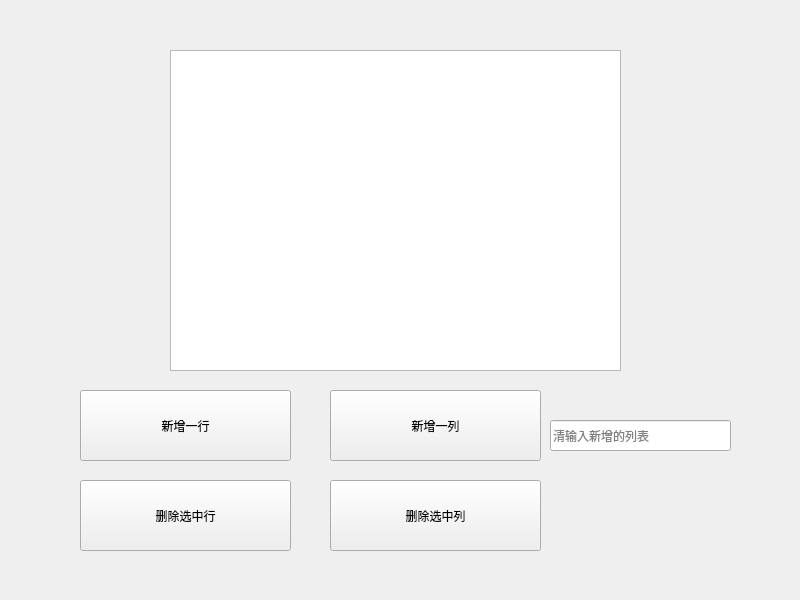
<?xml version="1.0" encoding="UTF-8"?>
<ui version="4.0">
 <class>Widget</class>
 <widget class="QWidget" name="Widget">
  <property name="geometry">
   <rect>
    <x>0</x>
    <y>0</y>
    <width>800</width>
    <height>600</height>
   </rect>
  </property>
  <property name="windowTitle">
   <string>Widget</string>
  </property>
  <widget class="QTableWidget" name="tableWidget">
   <property name="geometry">
    <rect>
     <x>170</x>
     <y>50</y>
     <width>451</width>
     <height>321</height>
    </rect>
   </property>
  </widget>
  <widget class="QPushButton" name="pushButton_insertRow">
   <property name="geometry">
    <rect>
     <x>80</x>
     <y>390</y>
     <width>211</width>
     <height>71</height>
    </rect>
   </property>
   <property name="text">
    <string>新增一行</string>
   </property>
  </widget>
  <widget class="QPushButton" name="pushButton_deleteRow">
   <property name="geometry">
    <rect>
     <x>80</x>
     <y>480</y>
     <width>211</width>
     <height>71</height>
    </rect>
   </property>
   <property name="text">
    <string>删除选中行</string>
   </property>
  </widget>
  <widget class="QPushButton" name="pushButton_insertColumn">
   <property name="geometry">
    <rect>
     <x>330</x>
     <y>390</y>
     <width>211</width>
     <height>71</height>
    </rect>
   </property>
   <property name="text">
    <string>新增一列</string>
   </property>
  </widget>
  <widget class="QPushButton" name="pushButton_deleteColumn">
   <property name="geometry">
    <rect>
     <x>330</x>
     <y>480</y>
     <width>211</width>
     <height>71</height>
    </rect>
   </property>
   <property name="text">
    <string>删除选中列</string>
   </property>
  </widget>
  <widget class="QLineEdit" name="lineEdit">
   <property name="geometry">
    <rect>
     <x>550</x>
     <y>420</y>
     <width>181</width>
     <height>31</height>
    </rect>
   </property>
   <property name="placeholderText">
    <string>清输入新增的列表</string>
   </property>
  </widget>
 </widget>
 <resources/>
 <connections/>
</ui>
